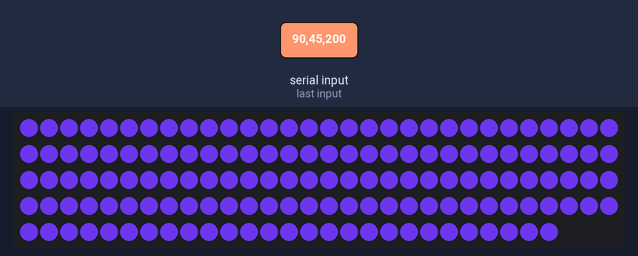
This sketch was run on a simulated Arduino Uno, built with avr-gcc and run on an emulated ATmega328P. On the bench: 147 RGB LEDs in strip order, left to right, continuing on the next row. The inputs (shaded band) are chosen by the test bench.

1.3 s: "90,45,200\n" received over Serial
Above: at 1.7 s.
Timing chart, 0 to 4.3 s (numbered marks = the images above; inputs shaded):
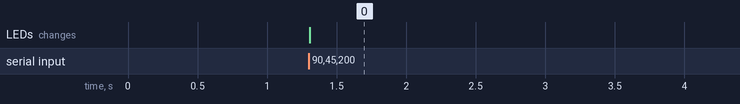

The sketch:

SecondAttempt.ino
```cpp
#include <FastLED.h>

// ====== Hardware config ======
#define NUM_LEDS 147            // total LEDs on the strip
#define DATA_PIN 6              // Arduino pin -> 330Ω -> DIN of strip
CRGB leds[NUM_LEDS];

// NOTE: We don't do brightness limiting or "min visible" filtering here.
// The PC (Python) will handle that. Arduino just applies what it receives.

void setup() {
  FastLED.addLeds<WS2812B, DATA_PIN, GRB>(leds, NUM_LEDS);
  FastLED.setBrightness(255);   // full range; Python will pre-scale
  Serial.begin(115200);         // line protocol: "R,G,B\n"
}

void loop() {
  static char buf[32];          // holds one incoming line, e.g. "123,45,6"
  static uint8_t idx = 0;

  // Read available characters and collect until newline
  while (Serial.available()) {
    char c = Serial.read();

    // End-of-line? Parse and apply.
    if (c == '\n' || c == '\r') {
      if (idx > 0) {
        buf[idx] = '\0';
        idx = 0;

        // Parse "R,G,B" (integers 0..255). Whitespace tolerated.
        int r, g, b;
        if (sscanf(buf, "%d,%d,%d", &r, &g, &b) == 3) {
          // Constrain to valid range (safety only; PC should already do this)
          r = constrain(r, 0, 255);
          g = constrain(g, 0, 255);
          b = constrain(b, 0, 255);

          fill_solid(leds, NUM_LEDS, CRGB(r, g, b));
          FastLED.show();
          // Optional debug:
          // Serial.printf("OK %d,%d,%d\n", r, g, b);
        }
      }
    }
    // Keep accumulating as long as there is room
    else if (idx < sizeof(buf) - 1) {
      buf[idx++] = c;
    }
    // Overflow guard: reset buffer if line too long
    else {
      idx = 0;
    }
  }
}
```

Measured:
- after the input at 1.3 s, the LEDs: change at once (image 0)
